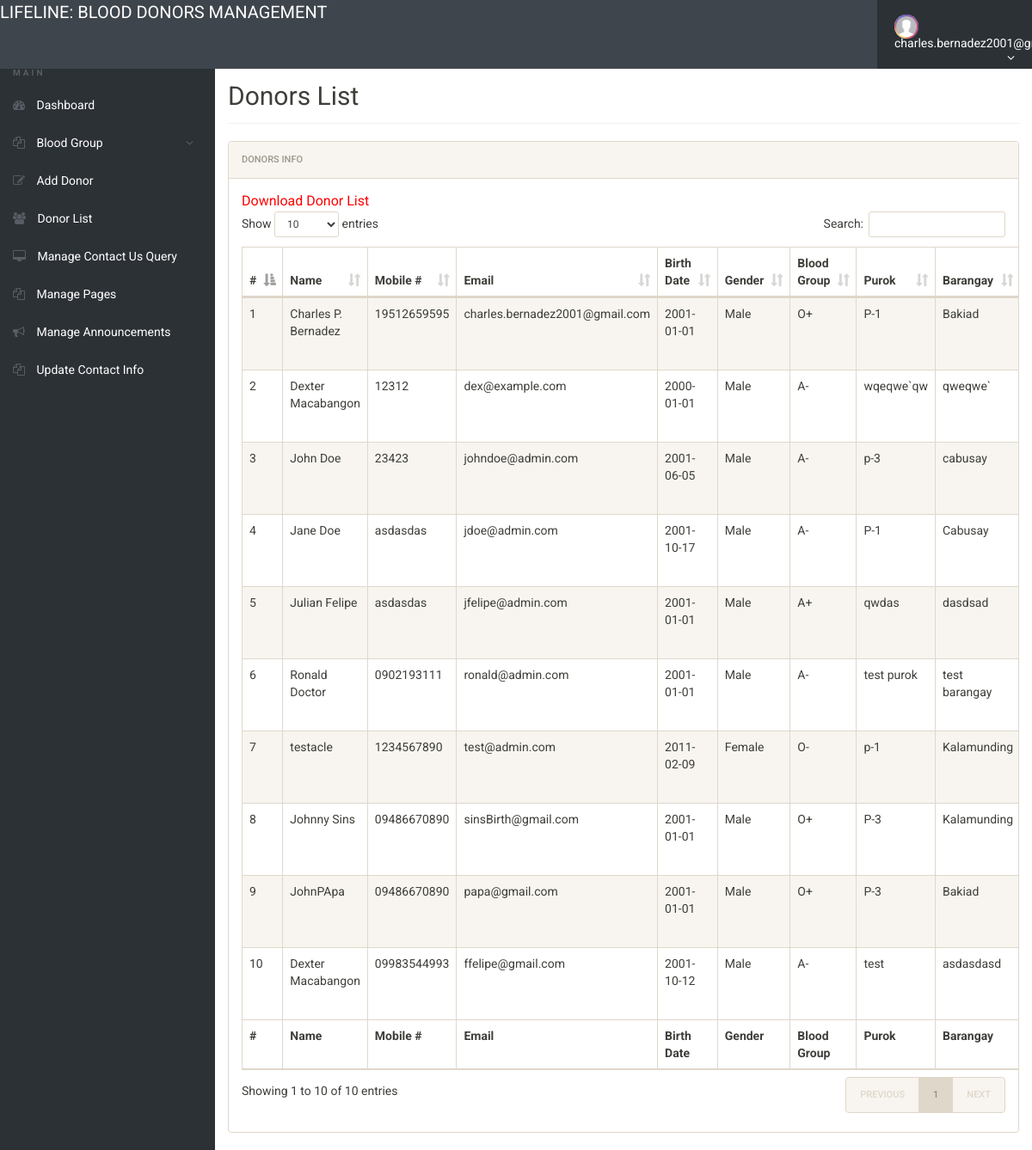
/admin/donor-list.php (signed in), run on the app's committed database.
### tables this page shows
CREATE TABLE `tblblooddonars` (
  `id` int(11) NOT NULL AUTO_INCREMENT,
  `FullName` varchar(100) DEFAULT NULL,
  `MobileNumber` char(11) DEFAULT NULL,
  `EmailId` varchar(100) NOT NULL,
  `password` varchar(250) NOT NULL DEFAULT '',
  `Gender` varchar(20) DEFAULT NULL,
  `BirthDay` date DEFAULT NULL,
  `age` int(11) DEFAULT NULL,
  `BloodGroup` varchar(20) DEFAULT NULL,
  `Purok` varchar(10) NOT NULL,
  `Barangay` varchar(255) DEFAULT NULL,
  `Message` mediumtext,
  `PostingDate` timestamp NOT NULL DEFAULT CURRENT_TIMESTAMP,
  `status` int(11) DEFAULT NULL,
  `image` varchar(255) DEFAULT NULL,
  PRIMARY KEY (`id`),
  UNIQUE KEY `EmailId` (`EmailId`)
);

### admin/donor-list.php (the view, shortened to what this page needs)
<?php
include('includes/config.php');
if (strlen($_SESSION['alogin']) == 0) {
	header('location:index.php');
} else {
?>
	<!doctype html>
	<html lang="en" class="no-js">
	<head>
		<link rel="stylesheet" href="css/font-awesome.min.css">
		<link rel="stylesheet" href="css/bootstrap.min.css">
		<link rel="stylesheet" href="css/dataTables.bootstrap.min.css">
		<link rel="stylesheet" href="css/bootstrap-social.css">
		<link rel="stylesheet" href="css/bootstrap-select.css">
		<link rel="stylesheet" href="css/fileinput.min.css">
		<link rel="stylesheet" href="css/awesome-bootstrap-checkbox.css">
		<link rel="stylesheet" href="css/style.css">
	</head>
	<body>
		<?php include('includes/header.php'); ?>
		<div class="ts-main-content">
			<?php include('includes/leftbar.php'); ?>
			<div class="content-wrapper">
				<div class="container-fluid">
					<div class="row">
						<div class="col-md-12">
							<h2 class="page-title">Donors List</h2>
							<div class="panel panel-default">
								<div class="panel-heading">Donors Info</div>
								<div class="panel-body">
									<a href="download-records.php" style="color:red; font-size:16px;">Download Donor List</a>
									<table id="zctb" class="display table table-striped table-bordered table-hover" cellspacing="0" width="100%">
										<thead>
											<tr>
												<th>#</th>
												<th>Name</th>
												<th>Mobile #</th>
												<th>Email</th>
												<th>Birth Date</th>
												<th>Gender</th>
												<th>Blood Group</th>
												<th>Purok</th>
												<th>Barangay</th>
											</tr>
										</thead>
										<tfoot>
											<tr>
												<th>#</th>
												<th>Name</th>
												<th>Mobile #</th>
												<th>Email</th>
												<th>Birth Date</th>
												<th>Gender</th>
												<th>Blood Group</th>
												<th>Purok</th>
												<th>Barangay</th>
											</tr>
										</tfoot>
										<tbody>
											<?php $sql = "SELECT * from  tblblooddonars ";
											$query = $dbh->prepare($sql);
											$query->execute();
											$results = $query->fetchAll(PDO::FETCH_OBJ);
											$cnt = 1;
											if ($query->rowCount() > 0) {
												foreach ($results as $result) {				?>
													<tr>
														<td><?php echo htmlentities($cnt); ?></td>
														<td><?php echo htmlentities($result->FullName); ?></td>
														<td><?php echo htmlentities($result->MobileNumber); ?></td>
														<td><?php echo htmlentities($result->EmailId); ?></td>
														<td><?php echo htmlentities($result->BirthDay); ?></td>
														<td><?php echo htmlentities($result->Gender); ?></td>
														<td><?php echo htmlentities($result->BloodGroup); ?></td>
														<td><?php echo htmlentities($result->Purok); ?></td>
														<td><?php echo htmlentities($result->Barangay); ?></td>
													</tr>
											<?php $cnt = $cnt + 1;
												}
											} ?>
										</tbody>
									</table>
								</div>
							</div>
						</div>
					</div>
				</div>
			</div>
		</div>
	</body>
	</html>
<?php } ?>

### admin/css/style.css (style rules this page uses)
html { font-size: 14px; }
@media only screen and (min-width: 480px) { html { font-size: 17px; } }
@media only screen and (min-width: 768px) { html { font-size: 14px; } }
body { font-size: 1em; }
a { color: #37a6c4; }
.panel { overflow: hidden; }
.page-title { padding-bottom: 15px; margin-bottom: 20px; border-bottom: 1px solid #f0f0f0; }
.ts-main-content .content-wrapper { padding-top: 15px; margin-top: 60px; }
@media only screen and (min-width: 992px) { .ts-main-content .content-wrapper { margin-left: 250px; } }

### data on the page
tblblooddonars: FullName "Charles P. Bernadez", MobileNumber "19512659595", EmailId "charles.bernadez2001@gmail.com", BirthDay "2001-01-01", Gender "Male", BloodGroup "O+", Purok "P-1", Barangay "Bakiad"
tblblooddonars: FullName "Dexter Macabangon", MobileNumber "12312", EmailId "dex@example.com", BirthDay "2000-01-01", Gender "Male", BloodGroup "A-", Purok "wqeqwe`qw", Barangay "qweqwe`"
tblblooddonars: FullName "John Doe", MobileNumber "23423", EmailId "johndoe@admin.com", BirthDay "2001-06-05", Gender "Male", BloodGroup "A-", Purok "p-3", Barangay "cabusay"
tblblooddonars: FullName "Jane Doe", MobileNumber "asdasdas", EmailId "jdoe@admin.com", BirthDay "2001-10-17", Gender "Male", BloodGroup "A-", Purok "P-1", Barangay "Cabusay"
tblblooddonars: FullName "Julian Felipe", MobileNumber "asdasdas", EmailId "jfelipe@admin.com", BirthDay "2001-01-01", Gender "Male", BloodGroup "A+", Purok "qwdas", Barangay "dasdsad"
tblblooddonars: FullName "Ronald Doctor", MobileNumber "0902193111", EmailId "ronald@admin.com", BirthDay "2001-01-01", Gender "Male", BloodGroup "A-", Purok "test purok", Barangay "test barangay"
tblblooddonars: FullName "testacle", MobileNumber "1234567890", EmailId "test@admin.com", BirthDay "2011-02-09", Gender "Female", BloodGroup "O-", Purok "p-1", Barangay "Kalamunding"
tblblooddonars: FullName "Johnny Sins", MobileNumber "09486670890", EmailId "sinsBirth@gmail.com", BirthDay "2001-01-01", Gender "Male", BloodGroup "O+", Purok "P-3", Barangay "Kalamunding"
tblblooddonars: FullName "JohnPApa", MobileNumber "09486670890", EmailId "papa@gmail.com", BirthDay "2001-01-01", Gender "Male", BloodGroup "O+", Purok "P-3", Barangay "Bakiad"
tblblooddonars: FullName "Dexter Macabangon", MobileNumber "09983544993", EmailId "ffelipe@gmail.com", BirthDay "2001-10-12", Gender "Male", BloodGroup "A-", Purok "test", Barangay "asdasdasd"
